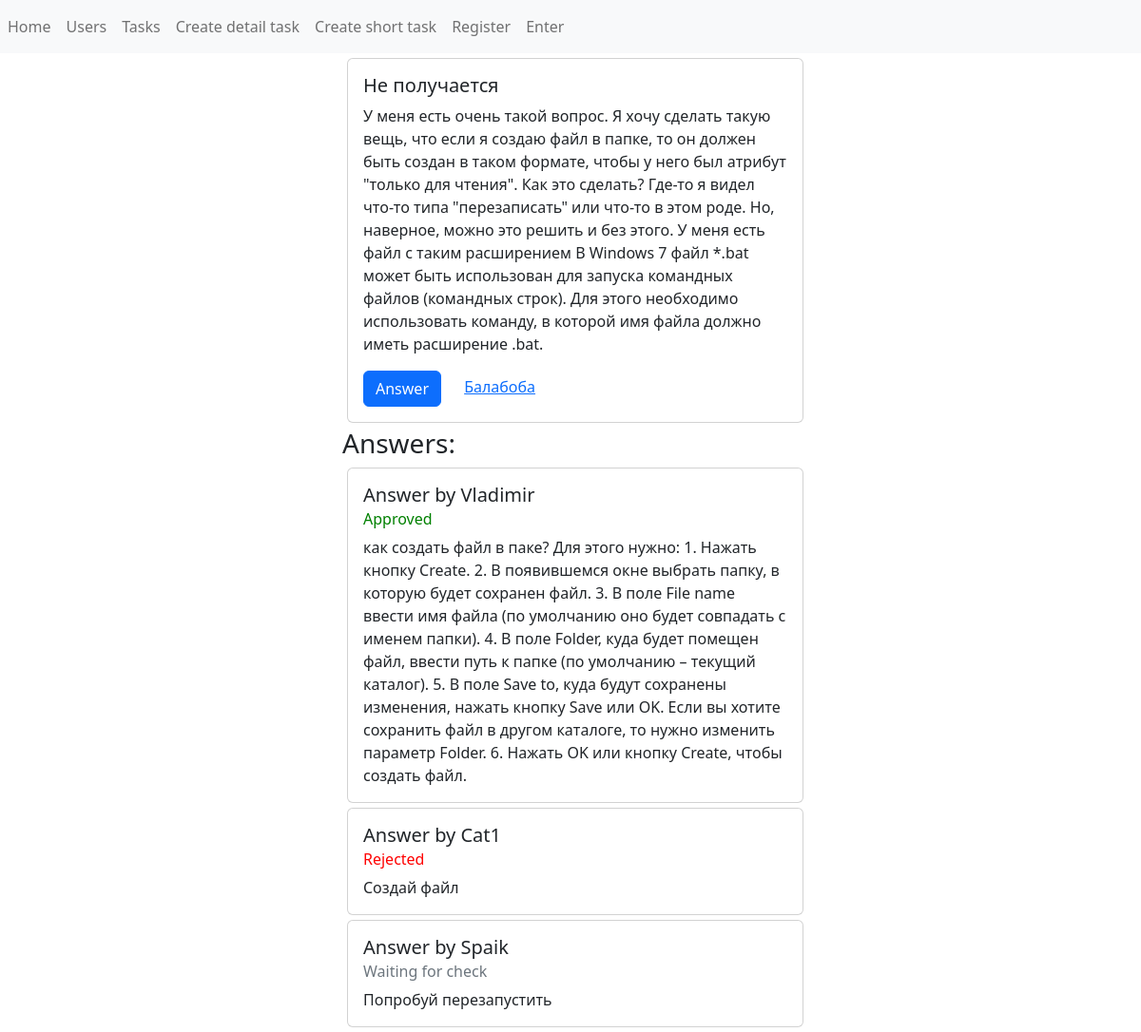
Page /tasks/task43/ on the committed database.
### tasks/models.py (models this page shows, shortened)
class TaskModel(models.Model):
    title = models.CharField(max_length=120)
    description = models.TextField()
    likes = models.IntegerField(default=0)
    detail_answer = models.BooleanField(default=True, null=True)  # detailed_answer or short_answer
    reference_short_answer = models.TextField(blank=True)
    created_at = models.DateTimeField(null=True, auto_now_add=True)
    user = models.ForeignKey(User, on_delete=models.CASCADE, null=True)

class Answer(models.Model):
    text = models.TextField()
    status = models.CharField(max_length=20, null=True)  # Approved / Rejected / Waiting for check
    make_public_responding_user = models.BooleanField(default=False, null=True)
    make_public_task_admin = models.BooleanField(default=False, null=True)
    responding_user = models.ForeignKey(User, on_delete=models.CASCADE, null=True)
    task = models.ForeignKey(TaskModel, on_delete=models.CASCADE)

### tasks/views.py (the view)
# urls.py: path('task<int:pk>/', Task.as_view(), name='task'),
class Task(DetailView):
    model = TaskModel
    template_name = 'tasks/task.html'
    context_object_name = 'task'
    def get_context_data(self, **kwargs):
        context = super().get_context_data(**kwargs)
        task = TaskModel.objects.get(pk=self.kwargs['pk'])
        if self.request.user.is_authenticated:
            if task.user.pk == self.request.user.pk:
                context['answers'] = Answer.objects.filter(task=task)
            else:
                context['answers'] = Answer.objects.filter(
                    Q(task=task) & (Q(responding_user=self.request.user) | Q(make_public_responding_user=True) & Q(make_public_task_admin=True)))
        else:
            context['answers'] = Answer.objects.filter(task=task, make_public_task_admin=True, make_public_responding_user=True)
        return context

### tasks/templates/tasks/task.html
{% extends 'base.html' %}
{% block content %}
    {% include 'inc/_task_card.html' %}
    {% if answers|length > 0 %}
        <h3>Answers:</h3>
    {% else %}
        <h3>No answers(</h3>
    {% endif %}
    {% for answer in answers %}
        {% include 'inc/_answer_card.html' %}
    {% endfor %}
{% endblock %}

### tasks/templates/inc/_task_card.html (shortened to what this page needs)
<div class="card" style="width: 100%; margin: 5px;">
    <div class="card-body">
        <h5 class="card-title">{{ task.title }}</h5>
        <p class="card-text">{% block description %}{{ task.description }}{% endblock %}</p>
        <a href="{% url 'answer_task' task.pk %}" class="btn btn-primary" style="margin-right: 20px">Answer</a>
        <a href="{% url 'user_page' task.user.pk %}" class="card-link">{{ task.user.username }}</a>
    </div>
</div>

### tasks/templates/inc/_answer_card.html (shortened to what this page needs)
<div class="card" style="width: 100%; margin: 5px">
    <div class="card-body status-background">
        <h5 class="card-title">Answer by {{ answer.responding_user.username }}</h5>
        {% if answer.status == 'Approved' %}
            <h6 class="card-subtitle mb-2" style="color: green">Approved</h6>
        {% elif answer.status == 'Rejected' %}
            <h6 class="card-subtitle mb-2" style="color: red">Rejected</h6>
        {% else %}
            <h6 class="card-subtitle mb-2 text-muted">Waiting for check</h6>
        {% endif %}
        <p class="card-text">{{ answer.text }}</p>
    </div>
</div>

### rows in the picture
TaskModel: title "Не получается", description "У меня есть очень такой вопрос. Я хочу сделать такую вещь, что если я создаю файл в папке, то он должен быть создан в таком формате, чтобы у него был атрибут \"только для чтения\". Как это сделать? Где-то я видел что-то типа \"перезаписать\" или что-то в этом роде. Но, наверное, можно это решить и без этого. У меня есть файл с таким расширением В Windows 7 файл *.bat может быть использован для запуска командных файлов (командных строк). Для этого необходимо использовать команду, в которой имя файла должно иметь расширение .bat.", user.username "Балабоба"
Answer: responding_user.username "Vladimir", status "Approved", text "как создать файл в паке? Для этого нужно: 1. Нажать кнопку Create. 2. В появившемся окне выбрать папку, в которую будет сохранен файл. 3. В поле File name ввести имя файла (по умолчанию оно будет совпадать с именем папки). 4. В поле Folder, куда будет помещен файл, ввести путь к папке (по умолчанию – текущий каталог). 5. В поле Save to, куда будут сохранены изменения, нажать кнопку Save или OK. Если вы хотите сохранить файл в другом каталоге, то нужно изменить параметр Folder. 6. Нажать OK или кнопку Create, чтобы создать файл."
Answer: responding_user.username "Cat1", status "Rejected", text "Создай файл"
Answer: responding_user.username "Spaik", shows "Waiting for check", text "Попробуй перезапустить"
